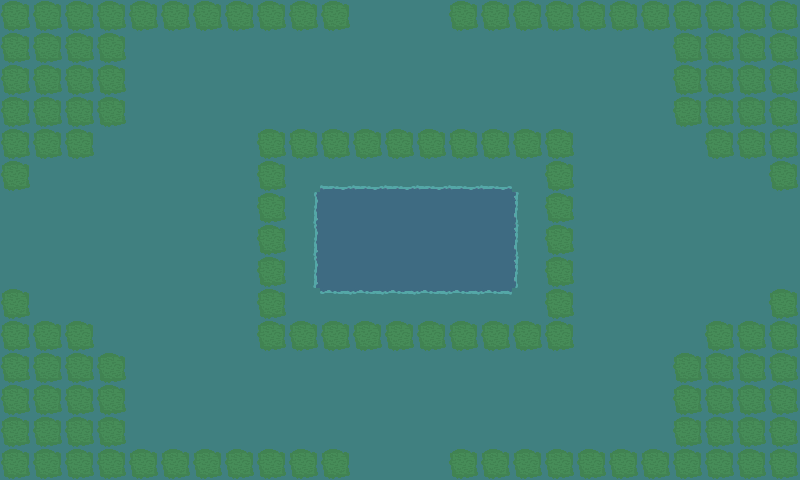

Below is a game level as drawn by its tile map, then a one-line description and the .tmx file that defines it, in full:
An orthogonal 25x15 tile map with 32x32 px tiles, 1 tile layer (Tile Layer 1).

<map version="1.2" tiledversion="1.2.0" orientation="orthogonal" renderorder="right-down" width="25" height="15" tilewidth="32" tileheight="32" infinite="0" nextlayerid="2" nextobjectid="1">
 <tileset firstgid="1" source="SpookyTileset.tsx" />
 <layer id="1" name="Tile Layer 1" width="25" height="15">
  <data encoding="csv">
19,19,19,19,19,19,19,19,19,19,19,3,3,3,19,19,19,19,19,19,19,19,19,19,19,
19,19,19,19,3,3,3,3,3,3,3,3,3,3,3,3,3,3,3,3,3,19,19,19,19,
19,19,19,19,3,3,3,3,3,3,3,3,3,3,3,3,3,3,3,3,3,19,19,19,19,
19,19,19,19,3,3,3,3,3,3,3,3,3,3,3,3,3,3,3,3,3,19,19,19,19,
19,19,19,3,3,3,3,3,19,19,19,19,19,19,19,19,19,19,3,3,3,3,19,19,19,
19,3,3,3,3,3,3,3,19,3,9,9,9,9,9,9,3,19,3,3,3,3,3,3,19,
3,3,3,3,3,3,3,3,19,12,2,2,2,2,2,2,10,19,3,3,3,3,3,3,3,
3,3,3,3,3,3,3,3,19,12,2,2,2,2,2,2,10,19,3,3,3,3,3,3,3,
3,3,3,3,3,3,3,3,19,12,2,2,2,2,2,2,10,19,3,3,3,3,3,3,3,
19,3,3,3,3,3,3,3,19,3,11,11,11,11,11,11,3,19,3,3,3,3,3,3,19,
19,19,19,3,3,3,3,3,19,19,19,19,19,19,19,19,19,19,3,3,3,3,19,19,19,
19,19,19,19,3,3,3,3,3,3,3,3,3,3,3,3,3,3,3,3,3,19,19,19,19,
19,19,19,19,3,3,3,3,3,3,3,3,3,3,3,3,3,3,3,3,3,19,19,19,19,
19,19,19,19,3,3,3,3,3,3,3,3,3,3,3,3,3,3,3,3,3,19,19,19,19,
19,19,19,19,19,19,19,19,19,19,19,3,3,3,19,19,19,19,19,19,19,19,19,19,19
</data>
 </layer>
</map>
